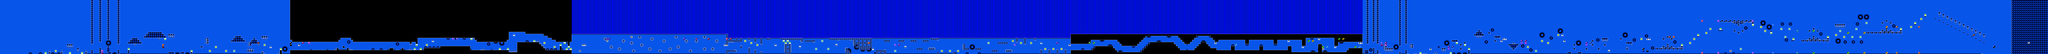

A level layout from a 2D game, rendered from its tile map. Below: a short description, then the map file with tile-grid data replaced by summaries:
An orthogonal 1010x27 tile map with 16x16 px tiles, 2 tile layers (SP, ...), 2 tilesets.

<map version="1.10" tiledversion="1.10.2" orientation="orthogonal" renderorder="right-down" width="1010" height="27" tilewidth="16" tileheight="16" infinite="0" nextlayerid="3" nextobjectid="1">
 <editorsettings>
  <chunksize width="16" height="27" />
  <export target="clutterfunk.csv" format="csv" />
 </editorsettings>
 <tileset firstgid="1" name="famidash" tilewidth="16" tileheight="16" tilecount="256" columns="16">
  <image source="../../GRAPHICS/famidash.bmp" width="256" height="256" />
 </tileset>
 <tileset firstgid="257" name="sprites" tilewidth="16" tileheight="16" tilecount="256" columns="16">
  <image source="../../GRAPHICS/sprites.png" width="256" height="256" />
 </tileset>
 <layer id="1" width="1010" height="27">
  <data>[27270 cells, 27270 non-empty, 84 distinct tile ids]</data>
 </layer>
 <layer id="2" name="SP" width="1010" height="27">
  <data>[27270 cells, 204 non-empty, 50 distinct tile ids]</data>
 </layer>
</map>
